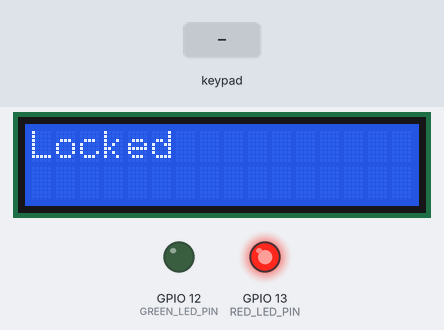
A sketch run on a simulated ESP32. Shown: 16×2 character LCD, output pins drawn as LEDs (lit = HIGH). Inputs (shaded band) come from the test bench. What the sketch prints to the serial monitor is not drawn.

Above: at 1.2 s.
1.3 s: keypad keys 0 0 0 0 # pressed 0.4 s apart
At 4.0 s:
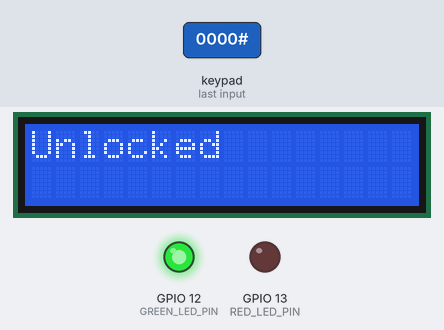
4.8 s: key 'A' pressed
6.3 s: key 'B' pressed
7.8 s: keypad keys 0 0 0 0 * pressed 0.4 s apart
At 10.2 s:
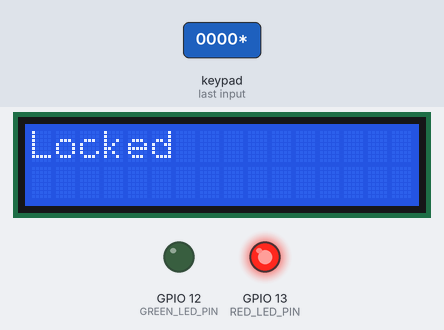
11.3 s: keypad keys 2 3 1 9 1 8 5 # pressed 0.4 s apart
At 14.9 s:
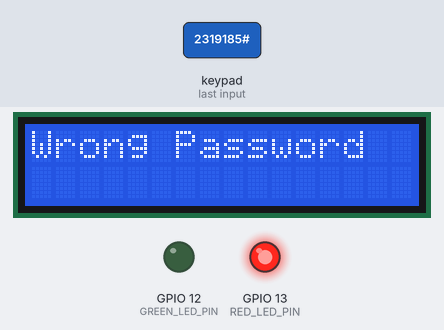
16.6 s: keypad keys 2 3 1 9 1 8 5 D pressed 0.4 s apart
At 19.0 s:
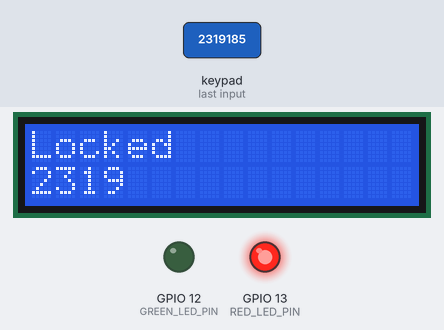
Timing chart, 0 to 20.5 s (numbered marks = the images above; inputs shaded):
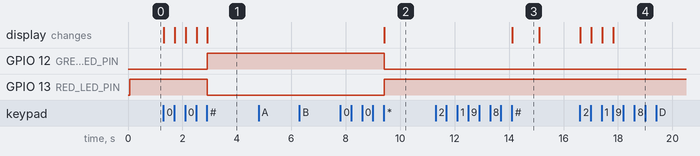

The sketch:

final.ino
```cpp
#include <Keypad.h>
#include <LiquidCrystal_I2C.h>

// 定義鍵盤的行數和列數
const uint8_t ROWS = 4;
const uint8_t COLS = 4;

// 定義鍵盤上的按鍵
char keys[ROWS][COLS] = {
  { '1', '2', '3', 'A' },
  { '4', '5', '6', 'B' },
  { '7', '8', '9', 'C' },
  { '*', '0', '#', 'D' }
};

// 定義行和列連接到 Arduino 的引腳
uint8_t rowPins[ROWS] = { 23, 19, 18, 5 };   // 選擇可用的 GPIO
uint8_t colPins[COLS] = { 25, 26, 27, 14 };  // 選擇可用的 GPIO

// LCD 顯示器的 I2C 地址和尺寸
#define I2C_ADDR    0x27
#define LCD_COLUMNS 16
#define LCD_LINES   2
LiquidCrystal_I2C lcd(I2C_ADDR, LCD_COLUMNS, LCD_LINES);

// 初始化鍵盤
Keypad keypad = Keypad(makeKeymap(keys), rowPins, colPins, ROWS, COLS);

// 定義密碼變量
char correctPassword[5] = "0000"; // 正確密碼
char enteredPassword[5]; // 用戶輸入的密碼
char newPassword[5]; // 新密碼
int passwordIndex = 0; // 當前輸入的密碼索引
bool locked = true; // 鎖定狀態
bool changingPassword = false; // 是否在更改密碼狀態
unsigned long messageClearTime = 0; // 訊息清除時間

// 定義 LED 引腳
#define RED_LED_PIN 13
#define GREEN_LED_PIN 12

void setup() {
  Serial.begin(115200);
  lcd.init();
  lcd.backlight();
  lcd.setCursor(0, 0);
  lcd.print("Locked"); // 初始化顯示鎖定狀態
  memset(enteredPassword, 0, sizeof(enteredPassword)); // 初始化密碼緩存
  memset(newPassword, 0, sizeof(newPassword)); // 初始化新密碼緩存

  // 初始化 LED 引腳
  pinMode(RED_LED_PIN, OUTPUT);
  pinMode(GREEN_LED_PIN, OUTPUT);
  digitalWrite(RED_LED_PIN, HIGH); // 鎖定狀態亮紅燈
  digitalWrite(GREEN_LED_PIN, LOW); // 解鎖狀態滅綠燈
}

void loop() {
  char key = keypad.getKey(); // 獲取鍵盤按鍵
  unsigned long currentTime = millis(); // 獲取當前時間

  // 檢查是否需要清除提示信息並返回到 "Locked" 或 "Unlocked"
  if (messageClearTime > 0 && currentTime >= messageClearTime) {
    lcd.clear();
    lcd.setCursor(0, 0);
    if (locked) {
      lcd.print("Locked");
    } else {
      lcd.print("Unlocked");
    }
    messageClearTime = 0; // 重置訊息清除時間
  }

  if (key != NO_KEY) {
    Serial.println(key); // 打印按鍵值到串口監視器

    if (locked) {
      // 處理密碼解鎖
      if (key == '#') {
        enteredPassword[passwordIndex] = '\0'; // 結束當前輸入的密碼

        if (strcmp(enteredPassword, correctPassword) == 0) {
          locked = false;
          lcd.clear();
          lcd.setCursor(0, 0);
          lcd.print("Unlocked"); // 顯示解鎖
          digitalWrite(RED_LED_PIN, LOW); // 鎖定狀態滅紅燈
          digitalWrite(GREEN_LED_PIN, HIGH); // 解鎖狀態亮綠燈
        } else {
          lcd.clear();
          lcd.setCursor(0, 0);
          lcd.print("Wrong Password"); // 顯示錯誤密碼
          messageClearTime = currentTime + 1000; // 顯示 1 秒後清除
        }
        passwordIndex = 0; // 重置密碼輸入緩存
        memset(enteredPassword, 0, sizeof(enteredPassword)); // 清空緩存
      } else if (passwordIndex < 4 && isdigit(key)) {
        enteredPassword[passwordIndex++] = key; // 添加數字到輸入的密碼
        lcd.clear();
        lcd.setCursor(0, 0);
        lcd.print("Locked"); // 顯示鎖定狀態
        lcd.setCursor(0, 1);
        lcd.print(enteredPassword); // 顯示當前輸入的密碼
      }
    } else {
      // 解鎖狀態下
      if (changingPassword) {
        // 處理密碼更改
        if (key == '#') {
          newPassword[passwordIndex] = '\0'; // 結束當前輸入的密碼
          strcpy(correctPassword, newPassword); // 設置新密碼
          changingPassword = false;
          lcd.clear();
          lcd.setCursor(0, 0);
          lcd.print("Password Changed"); // 顯示密碼已更改
          messageClearTime = currentTime + 1000; // 顯示 1 秒後清除

          // 密碼更改後兩顆LED閃爍5次
          for (int i = 0; i < 5; i++) {
            digitalWrite(RED_LED_PIN, HIGH);
            digitalWrite(GREEN_LED_PIN, HIGH);
            delay(500);
            digitalWrite(RED_LED_PIN, LOW);
            digitalWrite(GREEN_LED_PIN, LOW);
            delay(500);
          }

          // 密碼更改後進入鎖定狀態
          locked = true;
          digitalWrite(RED_LED_PIN, HIGH); // 鎖定狀態亮紅燈
          digitalWrite(GREEN_LED_PIN, LOW); // 解鎖狀態滅綠燈
          passwordIndex = 0;
          memset(newPassword, 0, sizeof(newPassword)); // 清空新密碼緩存
        } else if (key == '*') {
          // 退出並重新進入更改密碼流程
          passwordIndex = 0;
          memset(newPassword, 0, sizeof(newPassword)); // 清空新密碼緩存
          lcd.clear();
          lcd.setCursor(0, 0);
          lcd.print("New Password:"); // 提示輸入新密碼
          lcd.setCursor(0, 1);
          changingPassword = true; // 重新設置為更改密碼模式
        } else if (passwordIndex < 4 && isdigit(key)) {
          newPassword[passwordIndex++] = key; // 添加數字到新密碼
          lcd.clear();
          lcd.setCursor(0, 0);
          lcd.print("New Password:"); // 顯示新密碼提示
          lcd.setCursor(0, 1);
          lcd.print(newPassword); // 顯示當前輸入的新密碼
        }
      } else {
        // 處理其他操作
        if (key == '*') {
          // 鎖回去
          locked = true;
          lcd.clear();
          lcd.setCursor(0, 0);
          lcd.print("Locked"); // 顯示鎖定狀態
          digitalWrite(RED_LED_PIN, HIGH); // 鎖定狀態亮紅燈
          digitalWrite(GREEN_LED_PIN, LOW); // 解鎖狀態滅綠燈
        } else if (key == 'A' || key == 'B' || key == 'C' || key == 'D') {
          // 收集按鍵輸入
          enteredPassword[passwordIndex++] = key;
          if (passwordIndex == 4 &&
              enteredPassword[0] == 'A' &&
              enteredPassword[1] == 'B' &&
              enteredPassword[2] == 'C' &&
              enteredPassword[3] == 'D') {
            // 開始更改密碼流程
            changingPassword = true;
            lcd.clear();
            lcd.setCursor(0, 0);
            lcd.print("New Password:"); // 顯示新密碼提示
            lcd.setCursor(0, 1);
            passwordIndex = 0; // 重置密碼輸入緩存
            memset(enteredPassword, 0, sizeof(enteredPassword)); // 清空舊密碼緩存
            memset(newPassword, 0, sizeof(newPassword)); // 清空新密碼緩存
          }
        } else if (passwordIndex < 4 && isdigit(key)) {
          enteredPassword[passwordIndex++] = key; // 添加數字到輸入的密碼
        }
      }
    }
  }
}
```

Measured:
- after the input at 1.3 s, GPIO 12 (GREEN_LED_PIN): LOW → HIGH after 1.6 s; GPIO 13 (RED_LED_PIN): HIGH → LOW after 1.6 s; the display: first changes at once (image 1 shows a later state)
- after the input at 4.8 s, every drawn part: stays the same
- after the input at 6.3 s, every drawn part: stays the same
- after the input at 7.8 s, GPIO 12 (GREEN_LED_PIN): HIGH → LOW after 1.6 s; GPIO 13 (RED_LED_PIN): LOW → HIGH after 1.6 s; the display: changes after 1.6 s (image 2)
- after the input at 11.3 s, the display: changes after 2.8 s (image 3)
- after the input at 16.6 s, the display: first changes at once (image 4 shows a later state)
- what the display in image 3 shows lasts 1.0 s, from 14.1 s to 15.1 s
